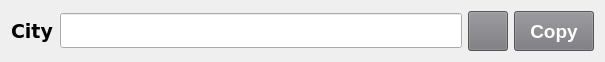
   <widget class="QWidget" name="layoutWidget_14">
    <property name="geometry">
     <rect>
      <x>660</x>
      <y>170</y>
      <width>605</width>
      <height>42</height>
     </rect>
    </property>
    <layout class="QHBoxLayout" name="horizontalLayout_16">
     <item>
      <widget class="QLabel" name="labelCity">
       <property name="font">
        <font>
         <family>DejaVu Sans</family>
         <pointsize>14</pointsize>
         <weight>75</weight>
         <bold>true</bold>
        </font>
       </property>
       <property name="text">
        <string>City</string>
       </property>
      </widget>
     </item>
     <item>
      <widget class="QLineEdit" name="City">
       <property name="enabled">
        <bool>true</bool>
       </property>
       <property name="minimumSize">
        <size>
         <width>300</width>
         <height>35</height>
        </size>
       </property>
       <property name="font">
        <font>
         <family>DejaVu Sans</family>
         <pointsize>12</pointsize>
        </font>
       </property>
       <property name="readOnly">
        <bool>true</bool>
       </property>
      </widget>
     </item>
     <item>
      <widget class="QPushButton" name="buttonGenCity">
       <property name="sizePolicy">
        <sizepolicy hsizetype="Minimum" vsizetype="Fixed">
         <horstretch>40</horstretch>
         <verstretch>40</verstretch>
        </sizepolicy>
       </property>
       <property name="minimumSize">
        <size>
         <width>40</width>
         <height>40</height>
        </size>
       </property>
       <property name="maximumSize">
        <size>
         <width>40</width>
         <height>40</height>
        </size>
       </property>
       <property name="styleSheet">
        <string notr="true">background-color: rgb(119, 118, 123);</string>
       </property>
       <property name="text">
        <string/>
       </property>
       <property name="icon">
        <iconset>
         <normaloff>img/reset.png</normaloff>img/reset.png</iconset>
       </property>
      </widget>
     </item>
     <item>
      <widget class="QPushButton" name="buttonCopyCity">
       <property name="minimumSize">
        <size>
         <width>0</width>
         <height>40</height>
        </size>
       </property>
       <property name="font">
        <font>
         <pointsize>14</pointsize>
         <weight>75</weight>
         <bold>true</bold>
        </font>
       </property>
       <property name="styleSheet">
        <string notr="true">background-color: rgb(119, 118, 123);
color: rgb(255, 255, 255);</string>
       </property>
       <property name="text">
        <string>Copy</string>
       </property>
      </widget>
     </item>
    </layout>
   </widget>
